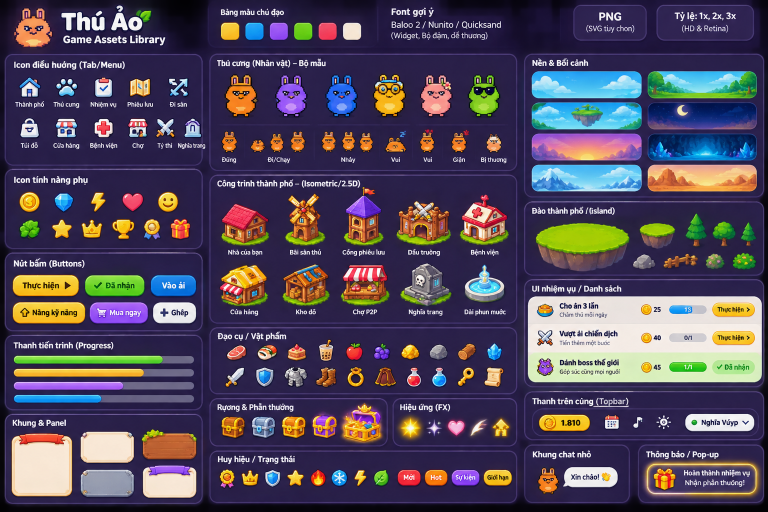
#> input picture webapp/assets/fantasy-source/21.png, 1536 x 1024 px, found by its file name (shown at 1/2 size)
$ python cut-library-assets.py path/to/21.png
#> lines starting #> are read from the running program, lines starting #| are printed output that depends on the picture
"""Cut image #21; keep source coordinates and do not ship sample text as UI.

Usage: python cut-library-assets.py path/to/21.png
Requires Pillow. Output is separate from the larger fantasy kit.
"""
import argparse
import hashlib
import json
import shutil
from collections import deque
from pathlib import Path

from PIL import Image, ImageDraw


def cut_background(image):
    image = image.convert('RGBA')
    pixels = image.load()
    width, height = image.size
    queue, seen = deque(), set()

    def visit(x, y):
        if (x, y) in seen:
            return
        seen.add((x, y))
        r, g, b, a = pixels[x, y]
        # ponytail: this sheet has a dark purple backdrop; other sheets need
        # their own mask rather than treating every dark outline as background.
        if a == 0 or (r < 72 and g < 61 and b < 119):
            pixels[x, y] = (r, g, b, 0)
            queue.append((x, y))

    for x in range(width):
        visit(x, 0)
        visit(x, height - 1)
    for y in range(height):
        visit(0, y)
        visit(width - 1, y)
    while queue:
        x, y = queue.popleft()
        for xx, yy in ((x - 1, y), (x + 1, y), (x, y - 1), (x, y + 1)):
            if 0 <= xx < width and 0 <= yy < height:
                visit(xx, yy)
    box = image.getbbox()
    if not box:
        raise ValueError('Empty crop')
    return image.crop(box)


def main():
    parser = argparse.ArgumentParser(description=__doc__)
    parser.add_argument('source', type=Path)
    args = parser.parse_args()
    base = Path(__file__).parent
    source = Image.open(args.source).convert('RGBA')
#> source is the input picture: PIL image 1536x1024 RGBA; mean R, G, B, A 82.2, 73.5, 92.3, 255
    if source.size != (1536, 1024):
        raise ValueError('Expected the original 1536x1024 image #21')
    output = base / 'library'
    output.mkdir(exist_ok=True)
    saved_source = base / 'fantasy-source' / '21.png'
    if args.source.resolve() != saved_source.resolve():
        shutil.copyfile(args.source, saved_source)
    specs = []

    def row(names, edges, top, bottom, remove=True):
#> called with top = 145, bottom = 200, remove = True
        assert len(names.split()) == len(edges) - 1
        for name, left, right in zip(names.split(), edges, edges[1:]):
            specs.append((name, (left, top, right, bottom), remove))

    row('nav-city nav-pet nav-quest nav-world nav-hunt', [28, 95, 169, 242, 313, 389], 145, 200)
    row('nav-bag nav-shop nav-clinic nav-market nav-duel nav-grave', [32, 94, 168, 241, 305, 360, 398], 231, 280)
    row('coin gem energy heart happy', [29, 91, 162, 232, 300, 367], 377, 429)
    row('clover star crown trophy medal gift', [29, 95, 156, 217, 276, 332, 389], 434, 485)
    row('pet-orange pet-purple pet-blue pet-yellow pet-pink pet-green', [443, 529, 633, 731, 824, 922, 1007], 144, 239)
    row('building-home building-hunt building-portal building-arena building-clinic', [436, 554, 659, 779, 913, 1022], 377, 494)
    row('building-shop building-warehouse building-market building-grave building-fountain', [435, 553, 673, 786, 915, 1023], 521, 613)
    row('food-steak food-sushi food-cake food-tea food-apple food-grape item-gold item-stone item-wood item-crystal', [447, 508, 569, 624, 680, 737, 796, 848, 905, 960, 1014], 683, 729)
    row('weapon-sword gear-shield gear-armor gear-boots gear-ring gear-cloak potion-red potion-blue item-key item-scroll', [447, 508, 569, 624, 680, 737, 796, 848, 905, 960, 1014], 731, 778)
    row('chest-wood chest-silver chest-gold chest-purple chest-open', [436, 498, 556, 616, 679, 768], 829, 890)
    row('effect-star effect-sparkle effect-heart effect-lightning effect-level', [790, 844, 891, 936, 983, 1024], 830, 888)
    row('badge-medal badge-crown badge-shield badge-star badge-fire badge-ice badge-energy badge-leaf', [435, 477, 522, 564, 609, 653, 697, 740, 782], 935, 980)
    for name, box in [
        ('scene-sky', (1075, 151, 1270, 188)),
        ('scene-meadow', (1299, 146, 1510, 193)),
        ('scene-island', (1067, 209, 1280, 255)),
        ('scene-night', (1299, 209, 1510, 255)),
        ('scene-sunset', (1067, 272, 1280, 318)),
        ('scene-cave', (1299, 272, 1510, 318)),
        ('scene-snow', (1067, 335, 1280, 378)),
        ('scene-desert', (1299, 335, 1510, 378)),
    ]:
        specs.append((name, box, False))
    specs.extend([
        ('island-large', (1065, 441, 1265, 544), True),
        ('island-small', (1271, 443, 1357, 502), True),
        ('pine-large', (1366, 423, 1417, 498), True),
        ('tree', (1417, 436, 1475, 498), True),
        ('pine-small', (1476, 437, 1518, 498), True),
        ('rocks', (1257, 505, 1314, 545), True),
        ('fence', (1323, 505, 1402, 545), True),
        ('bush-pink', (1404, 505, 1453, 545), True),
        ('bush-yellow', (1459, 505, 1515, 545), True),
        ('panel-ribbon', (17, 864, 148, 999), True),
        ('panel-paper', (155, 859, 275, 932), True),
        ('panel-wood', (279, 857, 398, 925), True),
        ('panel-stone', (155, 935, 275, 999), True),
        ('panel-purple', (279, 931, 398, 999), True),
    ])
    manifest = {'source': 'fantasy-source/21.png', 'sha256': hashlib.sha256(args.source.read_bytes()).hexdigest(), 'assets': {}}
    preview = Image.new('RGB', (960, ((len(specs) + 7) // 8) * 130), '#fff0d2')
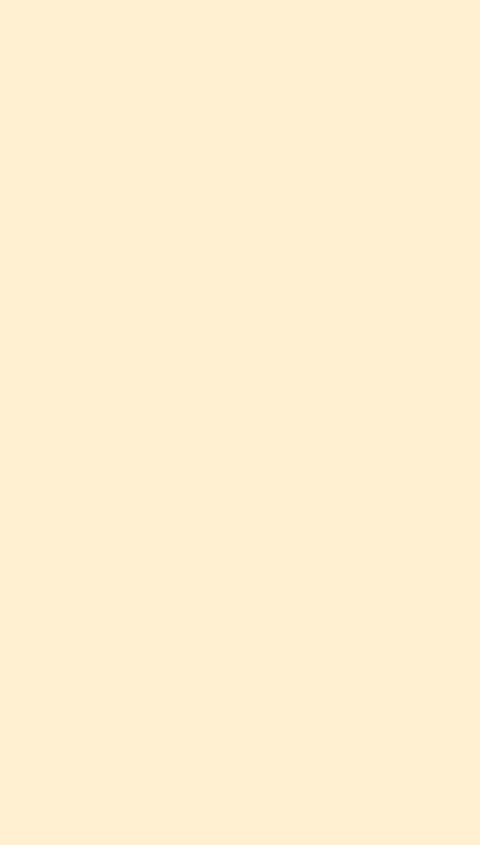
#> preview: PIL image 960x1690 RGB (shown at 1/2 size); mean R, G, B 255, 240, 210
    draw = ImageDraw.Draw(preview)
    for i, (name, box, remove) in enumerate(specs):
        image = source.crop(box)
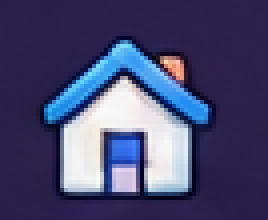
#> image: PIL image 67x55 RGBA (shown 4 times larger); mean R, G, B, A 71.6, 72.8, 112.2, 255
        if remove:
            image = cut_background(image)
#> the loop in cut_background, `for x in range(width):` made 67 passes
#> the loop in cut_background, `for y in range(height):` made 55 passes
#> in cut_background, `return image.crop(box)`:
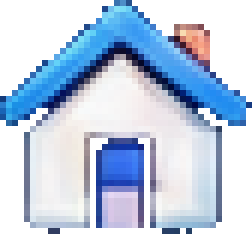
#> returned value: PIL image 42x39 RGBA (shown 6 times larger); mean R, G, B, A 110.3, 124.9, 161.2, 167.4; transparent parts drawn white
            assert image.getextrema()[3] == (0, 255), name
        image.save(output / (name + '.png'), optimize=True)
        with Image.open(output / (name + '.png')) as saved:
            assert saved.mode == 'RGBA' and saved.size == image.size
        manifest['assets'][name] = {'crop': box, 'size': image.size, 'background_removed': remove}
        thumb = image.copy()
        thumb.thumbnail((110, 96), Image.Resampling.LANCZOS)
        x, y = i % 8 * 120, i // 8 * 130
        preview.paste(thumb, (x + (120 - thumb.width) // 2, y), thumb)
        draw.text((x + 3, y + 100), name, fill='#213653')
    (output / 'manifest.json').write_bytes((json.dumps(manifest, indent=2) + '\n').encode('utf-8'))
    preview.save(output / 'preview.jpg', quality=92)
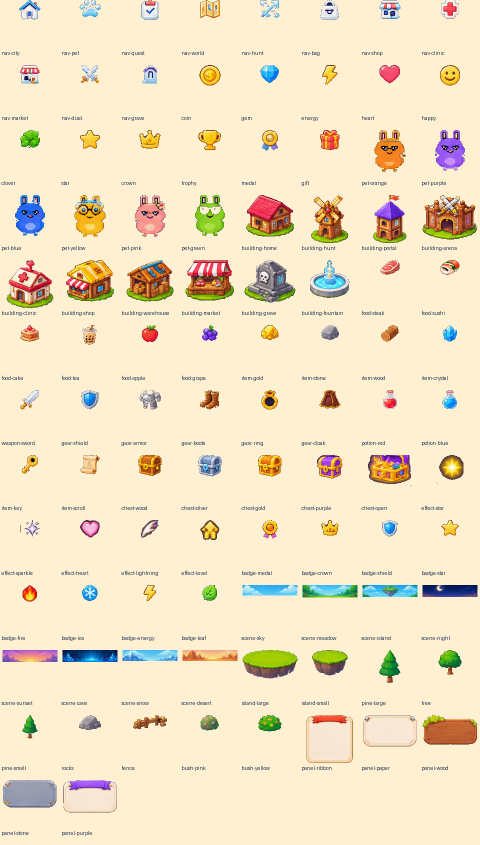
#> saved as preview.jpg: PIL image 960x1690 RGB (shown at 1/2 size); mean R, G, B 241.9, 226.1, 196.5
    print(f'{len(specs)} assets: {output}')


if __name__ == '__main__':
    main()
